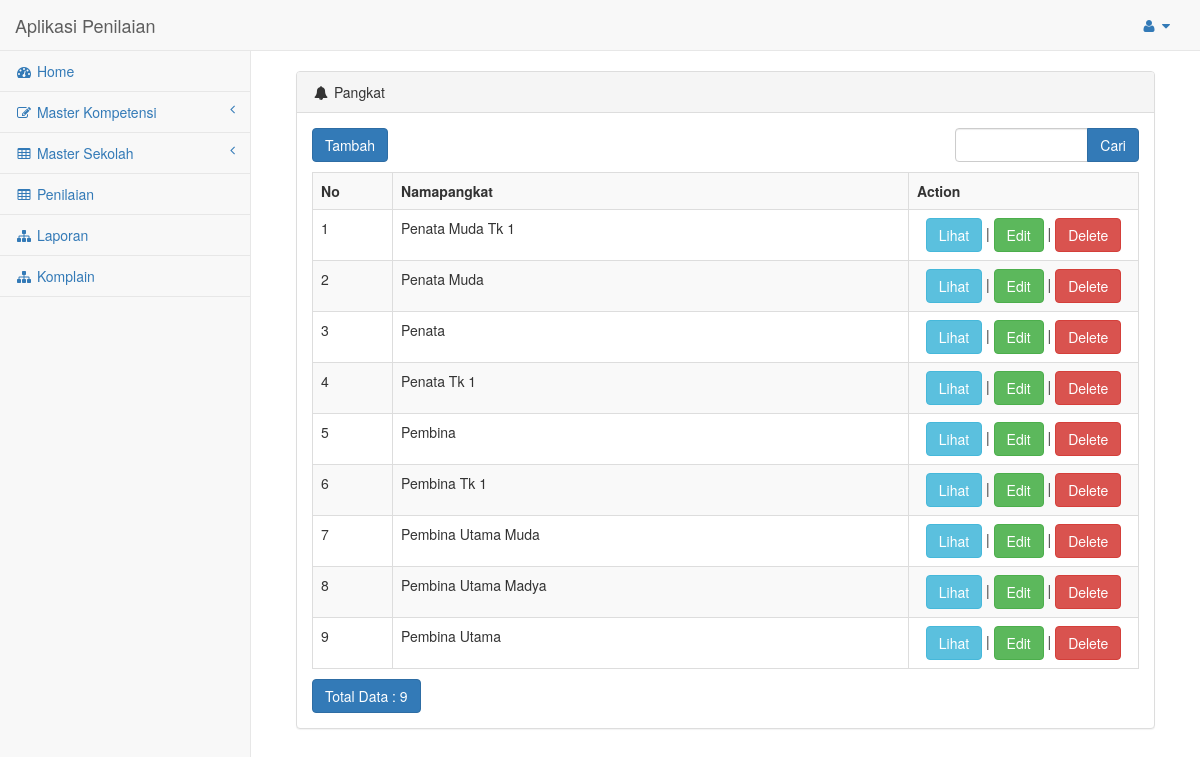
The page /index.php/pangkat on the database its author committed.
### tables this page shows
CREATE TABLE IF NOT EXISTS `pangkat` (
  `kodepangkat` varchar(10) NOT NULL,
  `namapangkat` varchar(50) NOT NULL
);

### application/controllers/Pangkat.php (called while the page is built, shortened)
<?php
class Pangkat extends CI_Controller
{
    function __construct()
    {
        $this->load->model('M_pangkat');
        $this->load->library('form_validation');
        $this->load->model('CodeGenerator');
    }
    public function index()
    {
         $this->load->view('nav');
        $this->load->library('pagination');
        $cari = urldecode($this->input->get('cari'));
        $start = intval($this->input->get('start'));
        if ($cari <> '') {
            $config['base_url'] = base_url() . 'pangkat/index.html?cari=' . urlencode($cari);
            $config['first_url'] = base_url() . 'pangkat/index.html?cari=' . urlencode($cari);
        } else {
            $config['base_url'] = base_url() . 'pangkat/index.html';
            $config['first_url'] = base_url() . 'pangkat/index.html';
        }
        $config['per_page'] = 10;
        $config['page_query_string'] = TRUE;
        $config['total_rows'] = $this->M_pangkat->total_rows($cari);
        $pangkat = $this->M_pangkat->get_limit_data($config['per_page'], $start, $cari);
        $this->pagination->initialize($config);
        $data = array(
            'pangkat_data' => $pangkat,
            'cari' => $cari,
            'pagination' => $this->pagination->create_links(),
            'total_rows' => $config['total_rows'],
            'start' => $start,
        );
        $this->load->view('pangkat/v_pangkat', $data);
         $this->load->view('foot');
    }
}

### index.php (called while the page is built, shortened)
<?php
require_once BASEPATH.'core/CodeIgniter.php';

### application/config/config.php (called while the page is built, shortened)
<?php
$config['base_url'] = "http://localhost/kinerja_res";
$config['index_page'] = '';
$config['uri_protocol']	= 'REQUEST_URI';
$config['url_suffix'] = '.html';
$config['language']	= 'english';
$config['charset'] = 'UTF-8';
$config['enable_hooks'] = FALSE;
$config['subclass_prefix'] = 'MY_';
$config['composer_autoload'] = FALSE;
$config['permitted_uri_chars'] = 'a-z 0-9~%.:_\-';
$config['allow_get_array'] = TRUE;
$config['enable_query_strings'] = FALSE;
$config['controller_trigger'] = 'c';
$config['function_trigger'] = 'm';
$config['directory_trigger'] = 'd';
$config['log_threshold'] = 0;
$config['log_path'] = '';
$config['log_file_extension'] = '';
$config['log_file_permissions'] = 0644;
$config['log_date_format'] = 'Y-m-d H:i:s';
$config['error_views_path'] = '';
$config['cache_path'] = '';
$config['cache_query_string'] = FALSE;
$config['encryption_key'] = 'harviacode';
$config['sess_driver'] = 'files';
$config['sess_cookie_name'] = 'ci_session';
$config['sess_expiration'] = 7200;
$config['sess_save_path'] = NULL;
$config['sess_match_ip'] = FALSE;
$config['sess_time_to_update'] = 300;
$config['sess_regenerate_destroy'] = FALSE;
$config['cookie_prefix']	= '';
$config['cookie_domain']	= '';
$config['cookie_path']		= '/';
$config['cookie_secure']	= FALSE;
$config['cookie_httponly'] 	= FALSE;
$config['standardize_newlines'] = FALSE;
$config['global_xss_filtering'] = FALSE;
$config['csrf_protection'] = FALSE;
$config['csrf_token_name'] = 'csrf_test_name';
$config['csrf_cookie_name'] = 'csrf_cookie_name';
$config['csrf_expire'] = 7200;
$config['csrf_regenerate'] = TRUE;
$config['csrf_exclude_uris'] = array();
$config['compress_output'] = FALSE;
$config['time_reference'] = 'local';
$config['rewrite_short_tags'] = FALSE;
$config['proxy_ips'] = '';

### application/config/pagination.php (called while the page is built, shortened)
<?php  if ( ! defined('BASEPATH')) exit('No direct script access allowed');
$config['query_string_segment'] = 'start';
$config['full_tag_open'] = '<nav><ul class="pagination" style="margin-top:0px">';
$config['full_tag_close'] = '</ul></nav>';
$config['first_link'] = 'First';
$config['first_tag_open'] = '<li>';
$config['first_tag_close'] = '</li>';
$config['last_link'] = 'Last';
$config['last_tag_open'] = '<li>';
$config['last_tag_close'] = '</li>';
$config['next_link'] = 'Next';
$config['next_tag_open'] = '<li>';
$config['next_tag_close'] = '</li>';

### application/models/M_pangkat.php (called while the page is built, shortened)
<?php
class M_pangkat extends CI_Model
{
    public $table = 'pangkat';
    function total_rows() {
        $this->db->from($this->table);
        return $this->db->count_all_results();
    }
    function get_limit_data($limit, $start = 0, $cari = NULL) {
        $this->db->like('kodepangkat', $cari);
	$this->db->or_like('namapangkat', $cari);
	$this->db->limit($limit, $start);
        return $this->db->get($this->table)->result();
    }
}

### application/views/pangkat/v_pangkat.php (the view, shortened to what this page needs)
<div class="col-lg-12">
                    <div class="panel panel-default">
                        <div class="panel-heading">
                            <i class="fa fa-bell fa-fw"></i> Pangkat
                        </div>
                         <div class="panel-body">
        <div class="row" style="margin-bottom: 10px">
            <div class="col-md-4">
                <?php echo anchor(site_url('pangkat/insert'),'Tambah', 'class="btn btn-primary"'); ?>
            </div>
            <div class="col-md-4 text-center">
            </div>
            <div class="col-md-1 text-right">
            </div>
            <div class="col-md-3 text-right">
                <form action="<?php echo site_url('pangkat/index'); ?>" class="form-inline" method="get">
                    <div class="input-group">
                        <input type="text" class="form-control" name="cari" value="<?php echo $cari; ?>">
                        <span class="input-group-btn">
                          <button class="btn btn-primary" type="submit">Cari</button>
                        </span>
                    </div>
                </form>
            </div>
        </div>
        <table class="table table-striped table-bordered table-hover" style="margin-bottom: 10px">
            <tr>
                <th>No</th>
		<th>Namapangkat</th>
		<th>Action</th>
            </tr><?php
            foreach ($pangkat_data as $pangkat)
            {
                ?>
                <tr>
			<td width="80px"><?php echo ++$start ?></td>
			<td><?php echo $pangkat->namapangkat ?></td>
			<td style="text-align:center" width="230px">
				<?php
				echo anchor(site_url('pangkat/view/'.$pangkat->kodepangkat),'Lihat','class="btn btn-info"');
				echo ' | ';
				echo anchor(site_url('pangkat/update/'.$pangkat->kodepangkat),'Edit','class="btn btn-success"');
				echo ' | ';
				echo anchor(site_url('pangkat/delete/'.$pangkat->kodepangkat),'Delete','class="btn btn-danger" onclick="javasciprt: return confirm(\'Are You Sure ?\')"');
				?>
			</td>
		</tr>
                <?php
            }
            ?>
        </table>
        <div class="row">
            <div class="col-md-6">
                <a href="#" class="btn btn-primary">Total Data : <?php echo $total_rows ?></a>
	    </div>
            <div class="col-md-6 text-right">
            </div>
        </div></div></div></div>

### rows shown on the page
pangkat: namapangkat "Penata Muda Tk 1", kodepangkat "Lihat", kodepangkat "Edit", kodepangkat "Delete"
pangkat: namapangkat "Penata Muda", kodepangkat "Lihat", kodepangkat "Edit", kodepangkat "Delete"
pangkat: namapangkat "Penata", kodepangkat "Lihat", kodepangkat "Edit", kodepangkat "Delete"
pangkat: namapangkat "Penata Tk 1", kodepangkat "Lihat", kodepangkat "Edit", kodepangkat "Delete"
pangkat: namapangkat "Pembina", kodepangkat "Lihat", kodepangkat "Edit", kodepangkat "Delete"
pangkat: namapangkat "Pembina Tk 1", kodepangkat "Lihat", kodepangkat "Edit", kodepangkat "Delete"
pangkat: namapangkat "Pembina Utama Muda", kodepangkat "Lihat", kodepangkat "Edit", kodepangkat "Delete"
pangkat: namapangkat "Pembina Utama Madya", kodepangkat "Lihat", kodepangkat "Edit", kodepangkat "Delete"
pangkat: namapangkat "Pembina Utama", kodepangkat "Lihat", kodepangkat "Edit", kodepangkat "Delete"

### other values the page prints
anchor(site_url('pangkat/insert'),'Tambah', 'class="btn btn-primary"') "Tambah"
$total_rows "9"
